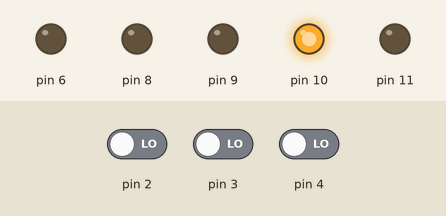
Recording of a sketch running on a simulated Arduino Uno, built with avr-gcc and run on an emulated ATmega328P. Parts: output pins drawn as LEDs (lit = HIGH). Inputs (shaded band) come from the test bench; at power-on: pin 2 LOW, pin 3 LOW, pin 4 LOW. Random numbers use the default seed unless the sketch sets one.

Above: at 1.8 s.
1.9 s: pin 2 driven HIGH
At 2.8 s:
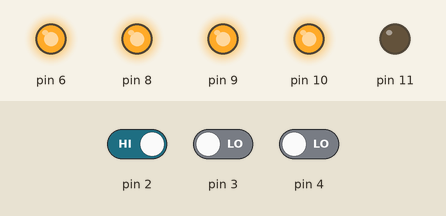
4.9 s: pin 2 driven LOW
6.5 s: pin 3 driven HIGH
At 7.7 s:
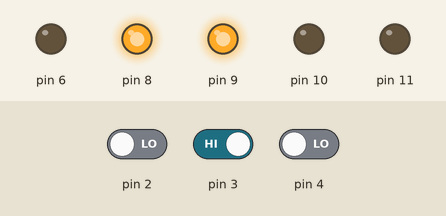
8.0 s: pin 2 driven HIGH
At 8.8 s:
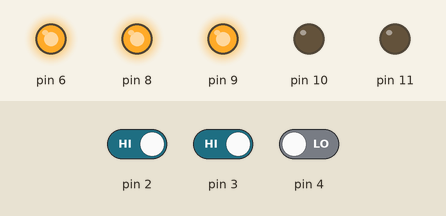
Timing chart, 0 to 12.0 s (numbered marks = the images above; inputs shaded):
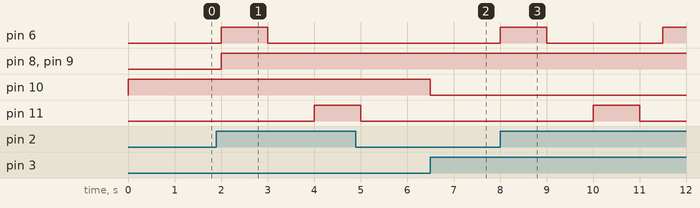

The sketch:

wolves_coyotes.ino
```cpp
int w;
int c;
int deer_delay = 1000;
void setup() {
  // put your setup code here, to run once:

  pinMode(2, INPUT);
  pinMode(3, INPUT);
  pinMode(4, INPUT);
  pinMode(6, OUTPUT);
  pinMode(11, OUTPUT);
  pinMode(8, OUTPUT);
  pinMode(9, OUTPUT);
  pinMode(10, OUTPUT);
  digitalWrite(2, LOW);
  digitalWrite(3, LOW);
  digitalWrite(4, LOW);
  digitalWrite(10, HIGH);
}

void loop() {
  // put your main code here, to run repeatedly:
  w = 0;
  c = 1;

  int pin2 = digitalRead(2);
  int pin3 = digitalRead(3);
  int pin4 = digitalRead(4);

  if (pin2 == HIGH) {
    digitalWrite(8, HIGH);
    digitalWrite(9, HIGH);
    digitalWrite(6, HIGH);
    delay(1000);
    digitalWrite(6, LOW);

    delay(deer_delay);

    digitalWrite(11, HIGH);
    delay(1000);
    digitalWrite(11, LOW);


    w + 2;
  }
  if (pin3 == HIGH) {
    c - 1;
    digitalWrite(10, LOW);
  }
  delay(500);
  if (w >= 2) {
    int randNumb = random(0, 50);
    if (randNumb < 2) {
      digitalWrite(6, HIGH);
      delay(1000);
      digitalWrite(6, LOW);
    }
  }
}
```

Measured:
- after the input at 1.9 s, pin 6: LOW → HIGH after 0.10 s, → LOW 1.0 s later; pin 8, pin 9: LOW → HIGH after 0.10 s; pin 11: LOW → HIGH after 2.1 s
- after the input at 6.5 s, pin 10: HIGH → LOW at once
- after the input at 8.0 s, pin 6: LOW → HIGH at once, → LOW 1.0 s later, → HIGH 2.5 s later; pin 11: LOW → HIGH after 2.0 s, → LOW 1.0 s later
